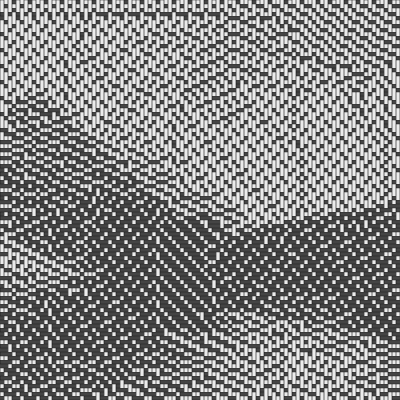
#> input picture proof_L3.png, 400 x 400 px, given in place of 5120x2880.png, which was not available
$ python float_proof.py
#> lines starting #> are read from the running program, lines starting #| are printed output that depends on the picture; after the words box and inside, x2 and y2 are one past the last pixel; in counts of white or black regions, pixels touching at a corner belong together
"""FLOAT fatal proof: binary two-shed image -> weave structure with hard max float L
in BOTH directions. Scratch only. No loom claim."""
import numpy as np
from PIL import Image

SRC = '/usr/share/wallpapers/Altai/contents/images/5120x2880.png'

def target(n):
#> called with n = 100
    im = Image.open(SRC).convert('L')
#> im is the input picture: PIL image 400x400 L; min 46, max 236, mean 132.2
    w, h = im.size
#> w = 400; h = 400
    s = min(w, h)
#> s = 400
    im = im.crop(((w-s)//2, (h-s)//2, (w-s)//2+s, (h-s)//2+s)).resize((n, n), Image.LANCZOS)
#> im: PIL image 100x100 L
    a = np.asarray(im, dtype=np.float64)/255.0
    a = (a - a.min())/(a.max()-a.min())          # full-range, both media hit black & white
    return a

# ---------- solver ----------
def solve(tgt, L, diffuse=True):
    """Row-exact DP (max run <= L along the row) with hard per-column forcing from the
    rows already placed (max run <= L down the column). Error diffused row->row."""
    h, w = tgt.shape
    D = np.zeros((h, w), dtype=np.int8)
    colval = np.full(w, -1, dtype=np.int8)   # value of current vertical run
    colrun = np.zeros(w, dtype=np.int32)     # its length
    err = np.zeros(w)
    forced_dropped = 0
    for r in range(h):
        t = np.clip(tgt[r] + err, -0.5, 1.5) if diffuse else tgt[r]
        forced = np.full(w, -1, dtype=np.int8)
        at_limit = (colrun >= L)
        forced[at_limit] = 1 - colval[at_limit]          # must break the column run
        # infeasible iff L+1 consecutive columns are forced to the same value
        for c in range(w - L):
            blk = forced[c:c+L+1]
            if blk[0] != -1 and np.all(blk == blk[0]):
                forced[c+L] = -1; forced_dropped += 1
        # DP over states (value v, run length k in 1..L)
        INF = 1e18
        cost = np.full((2, L+1), INF); back = np.zeros((w, 2, L+1, 2), dtype=np.int16)
        for v in (0, 1):
            if forced[0] in (-1, v): cost[v, 1] = (t[0]-v)**2
        for c in range(1, w):
            nc = np.full((2, L+1), INF); nb = np.zeros((2, L+1, 2), dtype=np.int16)
            for v in (0, 1):
                if forced[c] not in (-1, v): continue
                d = (t[c]-v)**2
                # extend a run of v
                for k in range(1, L):
                    if cost[v, k] < INF and cost[v, k]+d < nc[v, k+1]:
                        nc[v, k+1] = cost[v, k]+d; nb[v, k+1] = (v, k)
                # start a new run of v (previous cell was 1-v, any length)
                o = 1-v; kb = int(np.argmin(cost[o, 1:L+1]))+1
                if cost[o, kb] < INF and cost[o, kb]+d < nc[v, 1]:
                    nc[v, 1] = cost[o, kb]+d; nb[v, 1] = (o, kb)
            cost, back[c] = nc, nb
        if cost.min() >= INF: raise RuntimeError(f'row {r} infeasible at L={L}')
        fv, fk = np.unravel_index(np.argmin(cost), cost.shape)
        row = np.zeros(w, dtype=np.int8); v, k = int(fv), int(fk)
        for c in range(w-1, -1, -1):
            row[c] = v
            if c: v, k = (int(x) for x in back[c, v, k])
        D[r] = row
        same = (row == colval)
        colrun = np.where(same, colrun+1, 1); colval = row.copy()
        if diffuse:
            e = t - row
            err = np.zeros(w)
            err[:-1] += 0.3125*e[1:]; err += 0.3125*e; err[1:] += 0.125*e[:-1]
    return D, forced_dropped

def floyd(tgt):
    h, w = tgt.shape; a = tgt.copy(); D = np.zeros((h, w), dtype=np.int8)
    for r in range(h):
        for c in range(w):
            v = 1 if a[r, c] >= 0.5 else 0; D[r, c] = v; e = a[r, c]-v
            if c+1 < w: a[r, c+1] += e*7/16
            if r+1 < h:
                if c: a[r+1, c-1] += e*3/16
                a[r+1, c] += e*5/16
                if c+1 < w: a[r+1, c+1] += e*1/16
    return D

# ---------- verification ----------
def maxrun(D, axis):
    m = 0; A = D if axis == 0 else D.T
    for line in A:
        k = 1
        for i in range(1, len(line)):
            k = k+1 if line[i] == line[i-1] else 1
            m = max(m, k)
        m = max(m, k)
    return m

def runhist(D):
    h = {}
    for A in (D, D.T):
        for line in A:
            k = 1
            for i in range(1, len(line)):
                if line[i] == line[i-1]: k += 1
                else: h[k] = h.get(k, 0)+1; k = 1
            h[k] = h.get(k, 0)+1
    return h

def box(a, f):
    n = a.shape[0]//f
    return a[:n*f, :n*f].reshape(n, f, n, f).mean(axis=(1, 3))

def metrics(D, tgt):
    d = D.astype(float)
    out = {'maxrun_weft_horizontal': maxrun(D, 0), 'maxrun_warp_vertical': maxrun(D, 1),
           'rmse_1to1': float(np.sqrt(((d-tgt)**2).mean())), 'ink': float(d.mean())}
    for f in (2, 4):
        b1, b2 = box(d, f), box(tgt, f)
        out[f'rmse_blur{f}'] = float(np.sqrt(((b1-b2)**2).mean()))
        out[f'pearson_blur{f}'] = float(np.corrcoef(b1.ravel(), b2.ravel())[0, 1])
    return out

# ---------- interlacement renderer ----------
def render(D, s=4):
    """v=1 -> warp (vertical thread) passes OVER; v=0 -> weft (horizontal) passes over."""
    h, w = D.shape
    H, W = h*s, w*s
    yy, xx = np.mgrid[0:H, 0:W]
    ix, iy = xx % s, yy % s
    # round-ish thread profiles across each thread's width
    prof = np.array([0.72, 1.0, 1.0, 0.72][:s] if s == 4 else
                    0.72+0.28*np.sin(np.pi*(np.arange(s)+0.5)/s))
    warp = 236*prof[ix]                     # light warp
    weft = 34 + 34*prof[iy]                 # dark weft, lighter along its crown
    up = np.repeat(np.repeat(D, s, 0), s, 1).astype(bool)
    img = np.where(up, warp, weft)
    # crossing shadow: the thread going under is darkened where its neighbour rides over
    nb_v = np.repeat(np.repeat(np.roll(D, 1, 0) != D, s, 0), s, 1)
    nb_h = np.repeat(np.repeat(np.roll(D, 1, 1) != D, s, 0), s, 1)
    img = np.where(up & nb_v & (iy == 0), img*0.80, img)
    img = np.where((~up) & nb_h & (ix == 0), img*0.80, img)
    return Image.fromarray(np.clip(img, 0, 255).astype(np.uint8), 'L')

if __name__ == '__main__':
    N = 100
    tgt = target(N)
    Image.fromarray((tgt*255).astype(np.uint8)).resize((400, 400), Image.NEAREST).save('proof_target.png')
    print(f'source {SRC}\ntarget {N}x{N} grayscale, contrast-stretched\n')
    print('=== L sweep (structure 100x100) ===')
    print(f"{'L':>4} {'maxrun_h':>9} {'maxrun_v':>9} {'rmse1:1':>8} {'rmse_b4':>8} {'pearson_b4':>11} {'ink':>6} {'forced_dropped':>15}")
    res = {}
    for L in (1, 2, 3, 4, 5, 8, 12):
        D, fd = solve(tgt, L); m = metrics(D, tgt); res[L] = (D, m)
        print(f"{L:>4} {m['maxrun_weft_horizontal']:>9} {m['maxrun_warp_vertical']:>9} "
              f"{m['rmse_1to1']:>8.4f} {m['rmse_blur4']:>8.4f} {m['pearson_blur4']:>11.4f} "
              f"{m['ink']:>6.3f} {fd:>15}")
        if L in (1, 3, 5): render(D).save(f'proof_L{L}.png')
#> this loop made 7 passes
#|    1         1         1   0.5987   0.1591         nan  0.500               0
#|    2         2         2   0.4872   0.1064      0.8037  0.484               0
#|    3         3         3   0.1963   0.0408      0.9992  0.525               0
#|    4         3         3   0.1963   0.0408      0.9992  0.525               0
#|    5         3         3   0.1963   0.0408      0.9992  0.525               0
#|    8         3         3   0.1963   0.0408      0.9992  0.525               0
#|   12         3         3   0.1963   0.0408      0.9992  0.525               0
#> pass 1, `D, fd = solve(tgt, L)`:
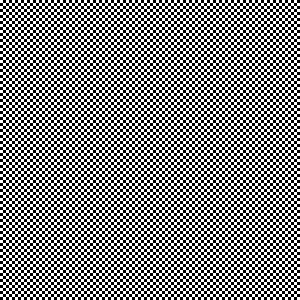
#> D: shape (100, 100) int8 (shown 3 times larger); values 0 (black) and 1 (white), 50% white in thin lines or dots
#> pass 1, in render, `img = np.where(up, warp, weft)`:
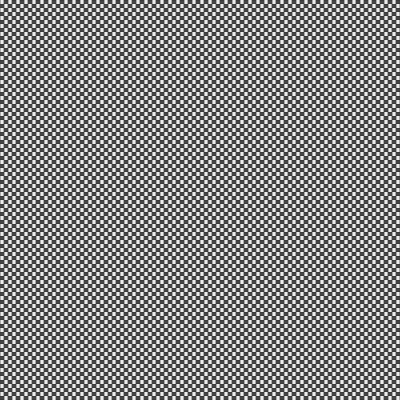
#> img: shape (400, 400) float64; min 58.48, max 236, mean 133.1
#> after the loop:
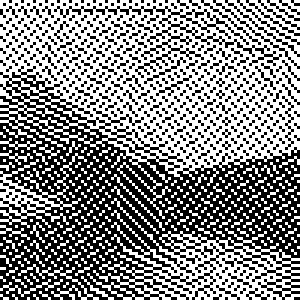
#> D: shape (100, 100) int8 (shown 3 times larger); values 0 (black) and 1 (white), 52.5% white; black in thin lines or dots
#> after the loop, res = 7 items
    print('\n=== generic twin: unconstrained Floyd-Steinberg ===')
    T = floyd(tgt); mt = metrics(T, tgt); render(T).save('proof_twin.png')
#> after the loop in floyd, `for r in range(h):`: D: shape (100, 100) int8; values 0 (black) and 1 (white), 49.4% white in thin lines or dots
#> after the loop in floyd, `for r in range(h):`:
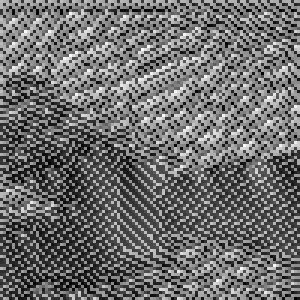
#> a: shape (100, 100) float64 (shown 3 times larger); min -0.262, max 1.29, mean 0.408; drawn with min black and max white
#> after `mt = metrics(T, tgt)`: mt = {'maxrun_weft_horizontal': 7, 'maxrun_warp_vertical': 7, 'rmse_1to1': 0.238, 'ink': 0.494, 'rmse_blur2': 0.0876, 'pearson_blur2': 0.921, 'rmse_blur4': 0.0328, 'pearson_blur4': 0.98}
#> in render (call 4), `up = np.repeat(np.repeat(D, s, 0), s, 1).astype(bool)`: up: shape (400, 400) bool; 49.4% white; 271 white regions (31 under 20 px), largest, box (x1, y1, x2, y2) and area: (0, 0, 400, 248) 51056, (124, 264, 400, 400) 11280, (0, 204, 108, 304) 2768
#> in render (call 4), `nb_v = np.repeat(np.repeat(np.roll(D, 1, 0) != D, s, 0), s, 1)`: nb_v: shape (400, 400) bool; 61.4% white; 326 black regions (124 under 20 px), largest, box (x1, y1, x2, y2) and area: (0, 0, 400, 400) 44224, (276, 352, 332, 400) 800, (292, 0, 348, 36) 448
#> in render (call 4), `nb_h = np.repeat(np.repeat(np.roll(D, 1, 1) != D, s, 0), s, 1)`: nb_h: shape (400, 400) bool; 51.2% white; 8 black regions (2 under 20 px), largest, box (x1, y1, x2, y2) and area: (0, 0, 400, 400) 77136, (164, 224, 208, 264) 320, (388, 136, 400, 184) 272, (324, 0, 352, 16) 176, (376, 120, 392, 136) 80, (112, 392, 116, 400) 32
    print(f"{'inf':>4} {mt['maxrun_weft_horizontal']:>9} {mt['maxrun_warp_vertical']:>9} "
          f"{mt['rmse_1to1']:>8.4f} {mt['rmse_blur4']:>8.4f} {mt['pearson_blur4']:>11.4f} {mt['ink']:>6.3f}")
#|  inf         7         7   0.2385   0.0328      0.9800  0.494
    hc, ht = runhist(res[3][0]), runhist(T)
#> the loop in runhist, `for A in (D, D.T):` made 2 passes
#> after the loop in runhist, `for A in (D, D.T):`: h = {3: 3451, 1: 6339, 2: 1654}
#> the loop in runhist (call 2), `for A in (D, D.T):` made 2 passes
#> hc = {3: 3451, 1: 6339, 2: 1654}; ht = {3: 3088, 1: 5984, 2: 2217, 5: 12, 4: 53, 7: 4, 6: 3}
    print('\nrun-length histogram (both directions), L=3 vs twin:')
    for k in sorted(set(hc) | set(ht))[:14]:
        print(f'  run {k:>3}: constrained {hc.get(k,0):>6}   twin {ht.get(k,0):>6}')
    print('  twin runs longer than 3 :', sum(v for k, v in ht.items() if k > 3))
#|   twin runs longer than 3 : 72
    print('  constrained runs > 3   :', sum(v for k, v in hc.items() if k > 3))
#|   constrained runs > 3   : 0
    print('\n=== realistic scale check, 240x240, L=3 ===')
    t2 = target(240); D2, fd2 = solve(t2, 3); m2 = metrics(D2, t2)
#> after `D2, fd2 = solve(t2, 3)`:
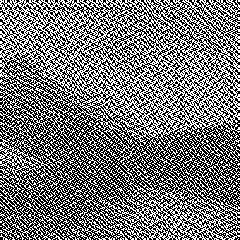
#> D2: shape (240, 240) int8; values 0 (black) and 1 (white), 46.3% white in thin lines or dots
#> after `D2, fd2 = solve(t2, 3)`: fd2 = 0
#> after `m2 = metrics(D2, t2)`: m2 = {'maxrun_weft_horizontal': 3, 'maxrun_warp_vertical': 3, 'rmse_1to1': 0.445, 'ink': 0.463, 'rmse_blur2': 0.164, 'pearson_blur2': 0.758, 'rmse_blur4': 0.0704, 'pearson_blur4': 0.904}
    print({k: (round(v, 4) if isinstance(v, float) else v) for k, v in m2.items()}, 'forced_dropped', fd2)
#| {'maxrun_weft_horizontal': 3, 'maxrun_warp_vertical': 3, 'rmse_1to1': 0.4445, 'ink': 0.4629, 'rmse_blur2': 0.1636, 'pearson_blur2': 0.7576, 'rmse_blur4': 0.0704, 'pearson_blur4': 0.904} forced_dropped 0
    render(D2, s=2).save('proof_240_L3.png')
#> in render (call 5), `up = np.repeat(np.repeat(D, s, 0), s, 1).astype(bool)`: up: shape (480, 480) bool; 46.3% white in thin lines or dots
#> in render (call 5), `img = np.where(up, warp, weft)`: img: shape (480, 480) float64; values 65.21 (black) and 216.6 (white), 46.3% white in thin lines or dots
#> in render (call 5), `nb_v = np.repeat(np.repeat(np.roll(D, 1, 0) != D, s, 0), s, 1)`: nb_v: shape (480, 480) bool; 55% white; black in thin lines or dots
#> in render (call 5), `nb_h = np.repeat(np.repeat(np.roll(D, 1, 1) != D, s, 0), s, 1)`: nb_h: shape (480, 480) bool; 53.8% white; black in thin lines or dots
    T2 = floyd(t2); print('twin 240 maxrun h/v:', maxrun(T2, 0), maxrun(T2, 1))
#> after the loop in floyd (call 2), `for r in range(h):`: D: shape (240, 240) int8; values 0 (black) and 1 (white), 44.6% white in thin lines or dots
#> after the loop in floyd (call 2), `for r in range(h):`:
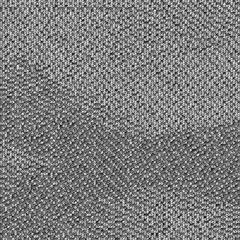
#> a: shape (240, 240) float64; min -0.37, max 1.37, mean 0.481; drawn with min black and max white
#> in maxrun (call 20), `m = 0`: m = 0
#> in maxrun (call 20), `A = D if axis == 0 else D.T`:
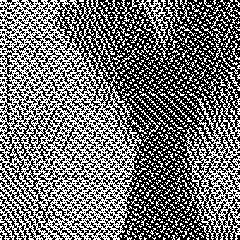
#> A: shape (240, 240) int8; values 0 (black) and 1 (white), 44.6% white in thin lines or dots
#> the loop in maxrun (call 20), `for line in A:` made 240 passes
#> m on passes 1 to 3: 8, 8, 10
#| twin 240 maxrun h/v: 9 16

$ run again, on wedge/interface/assets/specimen-source.png
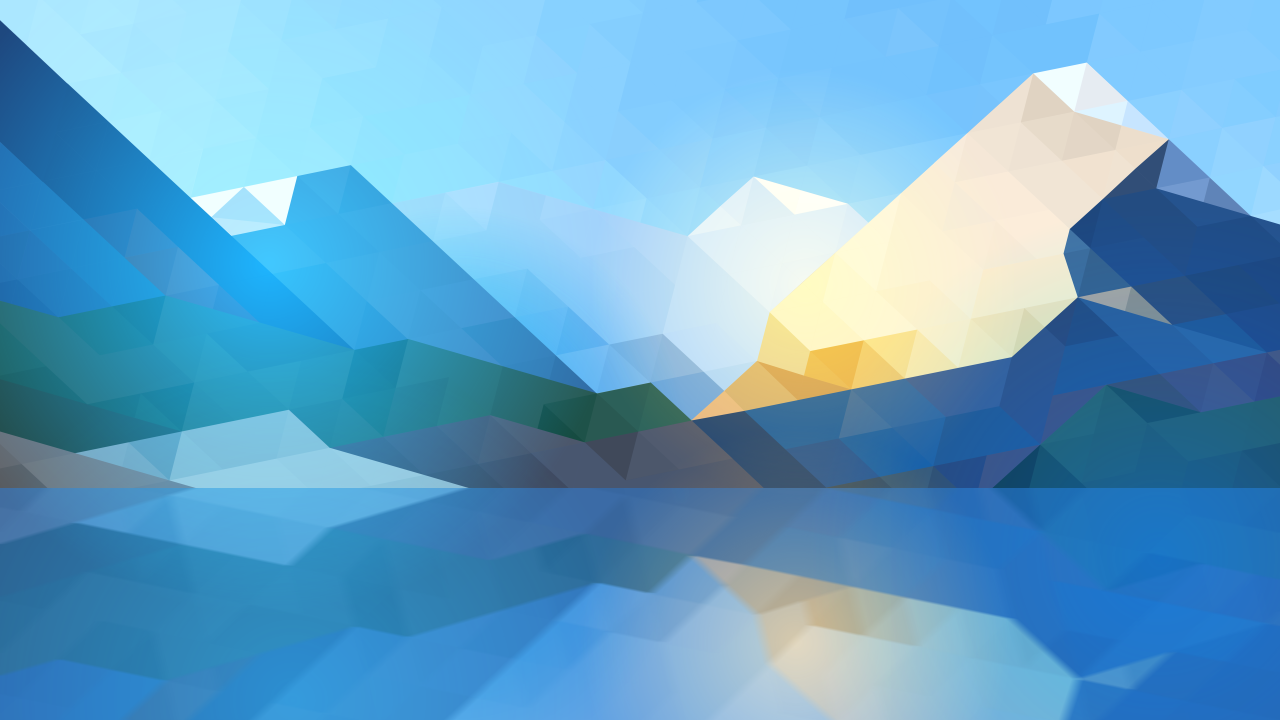
#> input picture wedge/interface/assets/specimen-source.png, 5120 x 2880 px, given in place of 5120x2880.png, which was not available (shown at 1/4 size)
#> the loop `for L in (1, 2, 3, 4, 5, 8, 12):` made 7 passes
#|    1         1         1   0.5570   0.2410         nan  0.500               0
#|    2         2         2   0.4937   0.1278      0.8871  0.522               0
#|    3         3         3   0.4723   0.0864      0.9517  0.525               0
#|    4         4         4   0.4540   0.0717      0.9555  0.528               0
#|    5         5         5   0.4471   0.0665      0.9606  0.529               0
#> (further printed lines are left out)
#> after the loop `for L in (1, 2, 3, 4, 5, 8, 12):`:
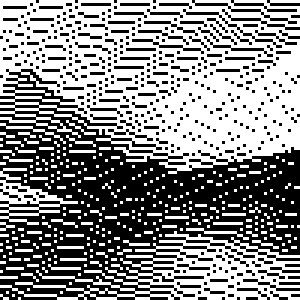
#> D: shape (100, 100) int8 (shown 3 times larger); values 0 (black) and 1 (white), 53.2% white; black in thin lines or dots
#> after the loop `for L in (1, 2, 3, 4, 5, 8, 12):`: res = 7 items
#> d: shape (100, 100) float64; values 0 (black) and 1 (white), 53.3% white; black in thin lines or dots
#> mt = {'maxrun_weft_horizontal': 30, 'maxrun_warp_vertical': 31, 'rmse_1to1': 0.433, 'ink': 0.533, 'rmse_blur2': 0.111, 'pearson_blur2': 0.91, 'rmse_blur4': 0.042, 'pearson_blur4': 0.985}
#> up: shape (400, 400) bool; 53.3% white; 403 black regions (266 under 20 px), largest, box (x1, y1, x2, y2) and area: (0, 92, 400, 400) 58016, (304, 0, 400, 80) 2080, (228, 0, 336, 84) 1440
#> nb_v: shape (400, 400) bool; 49.1% white; 101 white regions (1 under 20 px), largest, box (x1, y1, x2, y2) and area: (0, 0, 400, 400) 74336, (152, 300, 160, 344) 176, (124, 216, 140, 256) 160
#> nb_h: shape (400, 400) bool; 55.5% white; 252 black regions (101 under 20 px), largest, box (x1, y1, x2, y2) and area: (0, 0, 400, 392) 58656, (244, 332, 340, 400) 1968, (40, 348, 108, 392) 432
#|  inf        30        31   0.4334   0.0420      0.9851  0.533
#> the loop in runhist, `for A in (D, D.T):` made 2 passes
#> after the loop in runhist, `for A in (D, D.T):`: h = {3: 3451, 1: 6339, 2: 1654}
#> the loop in runhist (call 2), `for A in (D, D.T):` made 2 passes
#> the loop `for k in sorted(set(hc) | set(ht))[:14]:` made 14 passes
#|   run   1: constrained   6339   twin   7124
#|   run   2: constrained   1654   twin   1744
#|   run   3: constrained   3451   twin    635
#|   run   4: constrained      0   twin    367
#|   run   5: constrained      0   twin    183
#> (further printed lines are left out)
#|   twin runs longer than 3 : 1064
#|   constrained runs > 3   : 0
#> fd2 = 0
#> m2 = {'maxrun_weft_horizontal': 3, 'maxrun_warp_vertical': 3, 'rmse_1to1': 0.472, 'ink': 0.533, 'rmse_blur2': 0.154, 'pearson_blur2': 0.779, 'rmse_blur4': 0.0845, 'pearson_blur4': 0.955}
#| {'maxrun_weft_horizontal': 3, 'maxrun_warp_vertical': 3, 'rmse_1to1': 0.4724, 'ink': 0.5331, 'rmse_blur2': 0.1541, 'pearson_blur2': 0.7791, 'rmse_blur4': 0.0845, 'pearson_blur4': 0.9548} forced_dropped 0
#> up: shape (480, 480) bool; 53.3% white; black in thin lines or dots
#> nb_v: shape (480, 480) bool; 63.8% white; black in thin lines or dots
#> nb_h: shape (480, 480) bool; 50% white in thin lines or dots
#> in maxrun (call 20), `m = 0`: m = 0
#> in maxrun (call 20), `A = D if axis == 0 else D.T`:
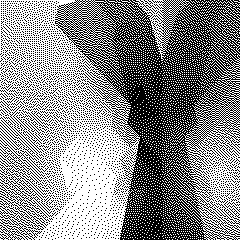
#> A: shape (240, 240) int8; values 0 (black) and 1 (white), 54.2% white; black in thin lines or dots
#| twin 240 maxrun h/v: 69 75
